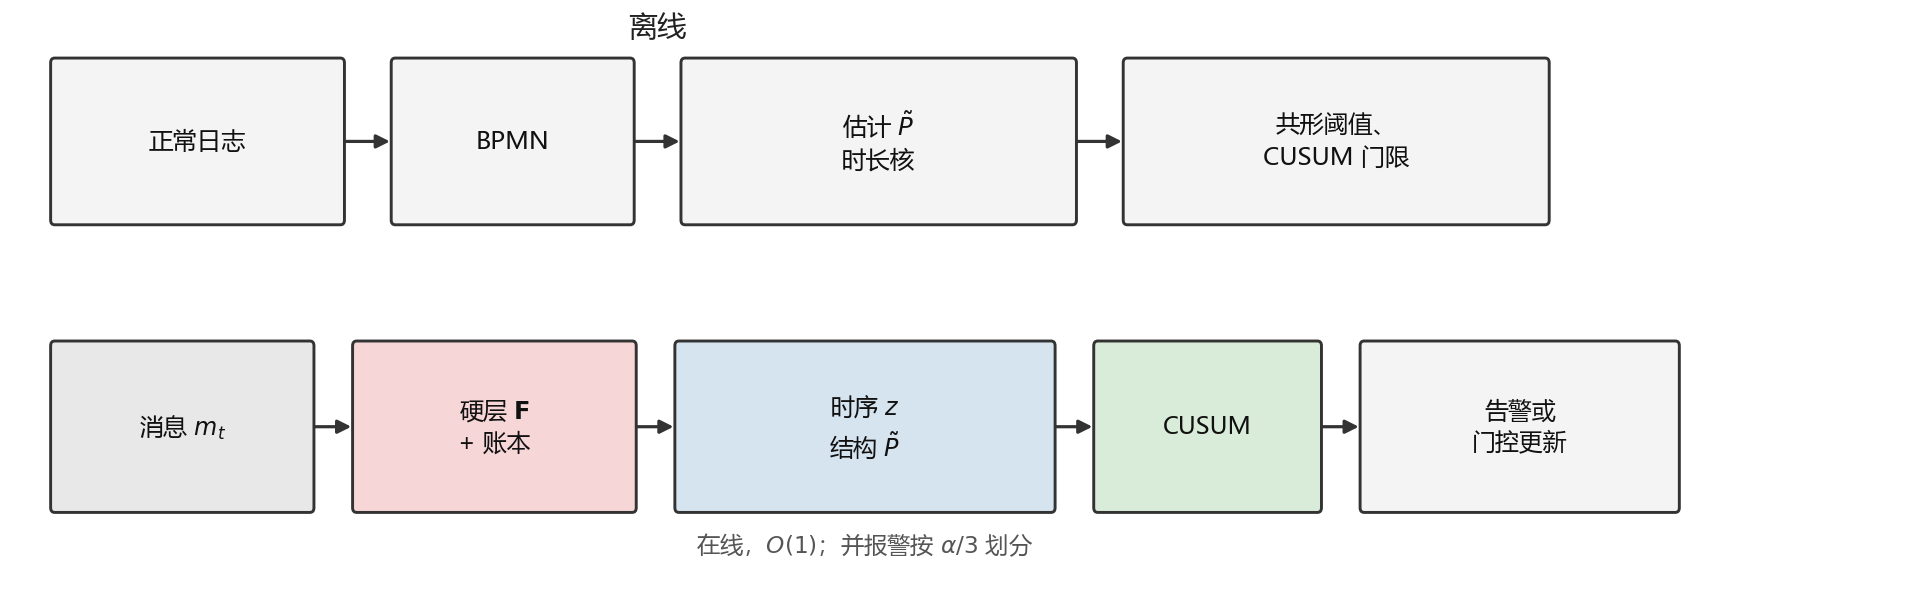

Here is the Python script that generated this plot:
# -*- coding: utf-8 -*-
"""离线拟合与在线三路并行（中文版，paper02 fig:arch）。"""
from __future__ import annotations

import os

import matplotlib

matplotlib.use("Agg")
import matplotlib.pyplot as plt
from matplotlib.patches import FancyArrowPatch, FancyBboxPatch

HERE = os.path.dirname(os.path.abspath(__file__))
OUT = os.path.join(HERE, "fig_arch_CN")

plt.rcParams.update({
    "font.sans-serif": ["Microsoft YaHei", "SimHei", "SimSun", "DejaVu Sans"],
    "axes.unicode_minus": False,
    "mathtext.fontset": "dejavusans",
    "figure.dpi": 200,
})

C_EDGE = "#333333"
C_NOTE = "#555555"
C_OFF = "#f4f4f4"
C_MSG = "#e8e8e8"
C_HARD = "#f6d6d6"
C_STAT = "#d6e4f0"
C_SEQ = "#d9ecd9"
C_OUT = "#f4f4f4"


def box(ax, x, y, w, h, text, fc, fs=8.2):
    ax.add_patch(FancyBboxPatch(
        (x, y), w, h, boxstyle="round,pad=0.02,rounding_size=0.04",
        facecolor=fc, edgecolor=C_EDGE, linewidth=1.05, zorder=3))
    ax.text(x + w / 2, y + h / 2, text, ha="center", va="center",
            fontsize=fs, color="#111", zorder=4, linespacing=1.35,
            multialignment="center")


def arrow(ax, p, q):
    ax.add_patch(FancyArrowPatch(
        p, q, arrowstyle="-|>", mutation_scale=10, linewidth=1.15,
        color=C_EDGE, shrinkA=1.2, shrinkB=1.2, zorder=2))


def main() -> None:
    fig, ax = plt.subplots(figsize=(12.2, 3.85))
    ax.set_xlim(0.0, 18.6)
    ax.set_ylim(0.0, 5.05)
    ax.axis("off")

    ws = [2.85, 2.35, 3.85, 4.15]
    h, gap = 1.38, 0.50
    xs = []
    xcur = 0.40
    for wi in ws:
        xs.append(xcur)
        xcur += wi + gap
    y_off = 3.25
    labels_off = [
        "正常日志",
        "BPMN",
        r"估计 $\tilde{P}$" + "\n时长核",
        "共形阈值、\nCUSUM 门限",
    ]
    for x, wi, lab in zip(xs, ws, labels_off):
        box(ax, x, y_off, wi, h, lab, C_OFF, fs=8.8)
    for i in range(3):
        arrow(ax, (xs[i] + ws[i], y_off + h / 2), (xs[i + 1], y_off + h / 2))
    ax.text(xs[1] + ws[1] + gap / 2, y_off + h + 0.16, "离线",
            ha="center", va="bottom", fontsize=10.5, color="#222")

    y_on = 0.80
    h2 = 1.42
    ws2 = [2.55, 2.75, 3.70, 2.20, 3.10]
    gap2 = 0.42
    xs2 = []
    xcur = 0.40
    for wi in ws2:
        xs2.append(xcur)
        xcur += wi + gap2
    labels_on = [
        (C_MSG, r"消息 $m_t$"),
        (C_HARD, r"硬层 $\mathbf{F}$" + "\n+ 账本"),
        (C_STAT, r"时序 $z$" + "\n" + r"结构 $\tilde{P}$"),
        (C_SEQ, "CUSUM"),
        (C_OUT, "告警或\n门控更新"),
    ]
    for x, wi, (fc, lab) in zip(xs2, ws2, labels_on):
        box(ax, x, y_on, wi, h2, lab, fc, fs=8.6)
    for i in range(4):
        arrow(ax, (xs2[i] + ws2[i], y_on + h2 / 2), (xs2[i + 1], y_on + h2 / 2))
    ax.text(xs2[2] + ws2[2] / 2, y_on - 0.18,
            r"在线，$O(1)$；并报警按 $\alpha/3$ 划分",
            ha="center", va="top", fontsize=8.4, color=C_NOTE)

    fig.savefig(OUT + ".pdf", bbox_inches="tight", pad_inches=0.06)
    fig.savefig(OUT + ".png", dpi=200, bbox_inches="tight", pad_inches=0.06)
    plt.close(fig)
    print("wrote", OUT + ".pdf")


if __name__ == "__main__":
    main()
